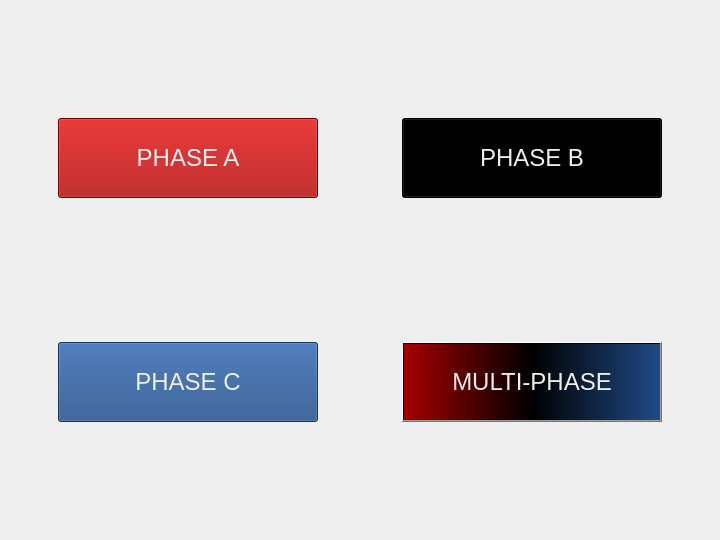
            <widget class="QWidget" name="Loc6_select">
             <widget class="QWidget" name="gridLayoutWidget_13">
              <property name="geometry">
               <rect>
                <x>10</x>
                <y>10</y>
                <width>701</width>
                <height>521</height>
               </rect>
              </property>
              <layout class="QGridLayout" name="gridLayout_Loc6S">
               <property name="spacing">
                <number>36</number>
               </property>
               <item row="0" column="1">
                <widget class="QPushButton" name="btn_loc6_selectB">
                 <property name="minimumSize">
                  <size>
                   <width>260</width>
                   <height>80</height>
                  </size>
                 </property>
                 <property name="maximumSize">
                  <size>
                   <width>260</width>
                   <height>80</height>
                  </size>
                 </property>
                 <property name="font">
                  <font>
                   <pointsize>18</pointsize>
                  </font>
                 </property>
                 <property name="styleSheet">
                  <string notr="true">color: rgb(238, 238, 236);
background-color: rgb(0, 0, 0);</string>
                 </property>
                 <property name="text">
                  <string>PHASE B</string>
                 </property>
                </widget>
               </item>
               <item row="0" column="0">
                <widget class="QPushButton" name="btn_loc6_selectA">
                 <property name="minimumSize">
                  <size>
                   <width>260</width>
                   <height>80</height>
                  </size>
                 </property>
                 <property name="maximumSize">
                  <size>
                   <width>260</width>
                   <height>80</height>
                  </size>
                 </property>
                 <property name="font">
                  <font>
                   <pointsize>18</pointsize>
                  </font>
                 </property>
                 <property name="styleSheet">
                  <string notr="true">color: rgb(238, 238, 236);
background-color: rgb(164, 0, 0);</string>
                 </property>
                 <property name="text">
                  <string>PHASE A</string>
                 </property>
                </widget>
               </item>
               <item row="1" column="0">
                <widget class="QPushButton" name="btn_loc6_selectC">
                 <property name="minimumSize">
                  <size>
                   <width>260</width>
                   <height>80</height>
                  </size>
                 </property>
                 <property name="maximumSize">
                  <size>
                   <width>260</width>
                   <height>80</height>
                  </size>
                 </property>
                 <property name="font">
                  <font>
                   <pointsize>18</pointsize>
                  </font>
                 </property>
                 <property name="styleSheet">
                  <string notr="true">color: rgb(238, 238, 236);
background-color: rgb(32, 74, 135);</string>
                 </property>
                 <property name="text">
                  <string>PHASE C</string>
                 </property>
                </widget>
               </item>
               <item row="1" column="1">
                <widget class="QPushButton" name="btn_loc6_selectM">
                 <property name="minimumSize">
                  <size>
                   <width>260</width>
                   <height>80</height>
                  </size>
                 </property>
                 <property name="maximumSize">
                  <size>
                   <width>260</width>
                   <height>80</height>
                  </size>
                 </property>
                 <property name="font">
                  <font>
                   <pointsize>18</pointsize>
                  </font>
                 </property>
                 <property name="styleSheet">
                  <string notr="true">color: rgb(238, 238, 236);
background-color: qlineargradient(spread:pad, x1:0, y1:0, x2:1, y2:0, stop:0 rgba(164, 0, 0, 255), stop:0.5 rgba(0, 0, 0, 255), stop:1 rgba(32, 74, 135, 255));</string>
                 </property>
                 <property name="text">
                  <string>MULTI-PHASE</string>
                 </property>
                </widget>
               </item>
              </layout>
             </widget>
            </widget>
